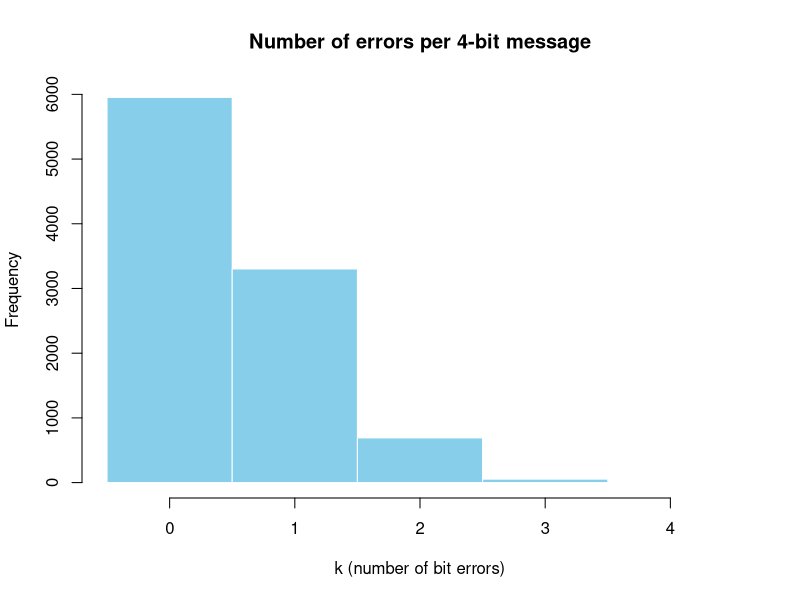
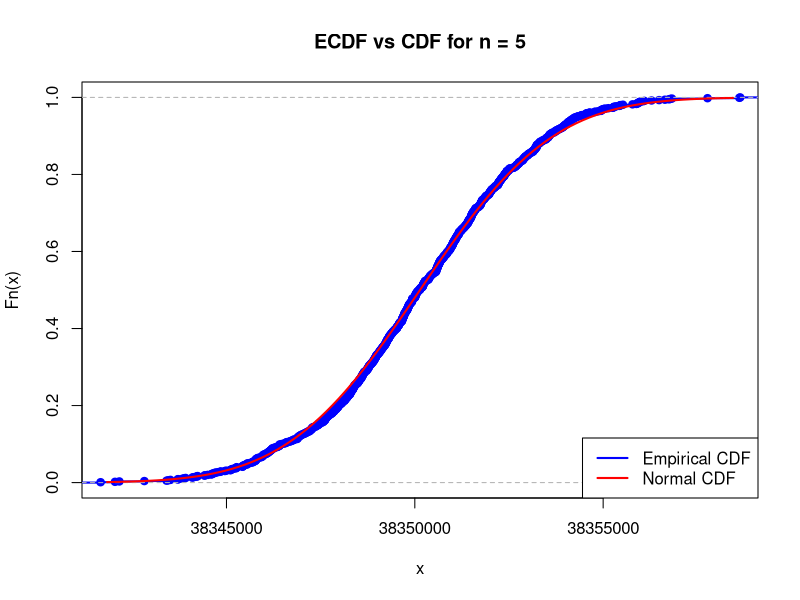
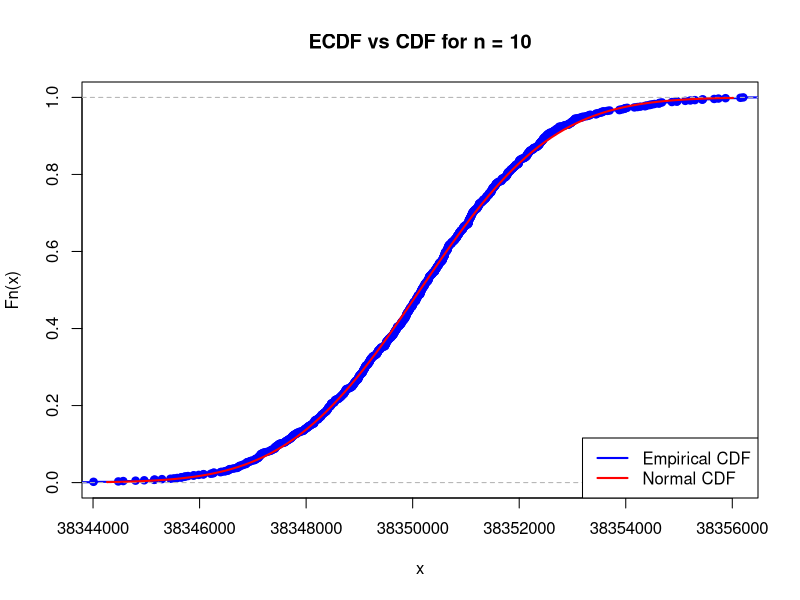
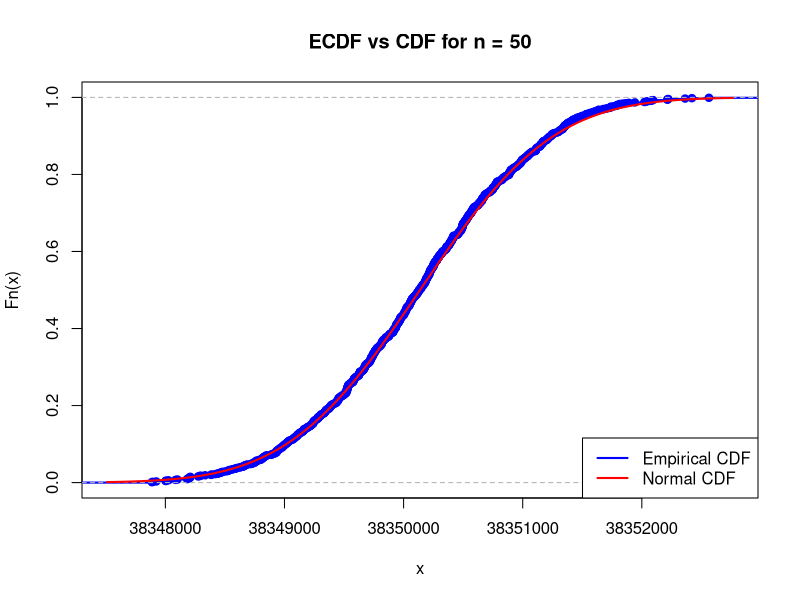
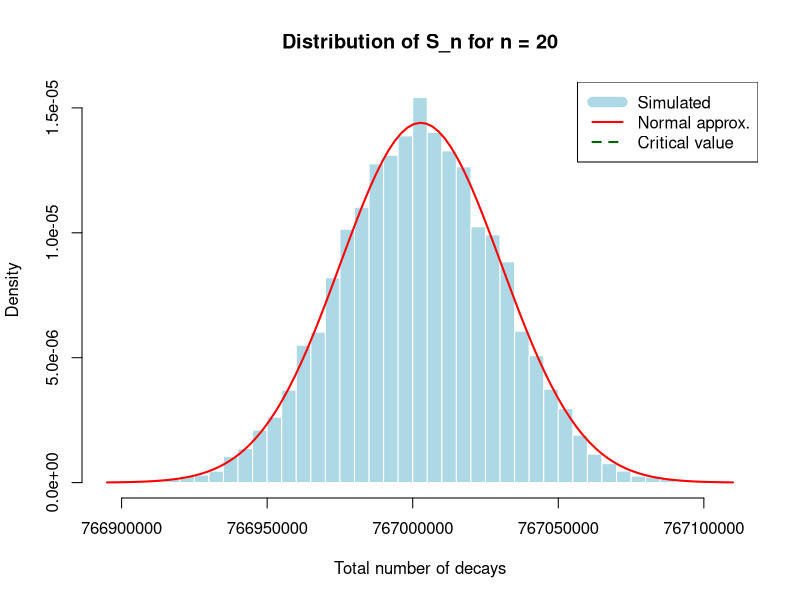

The R script that drew these images, in order: (Note: this script raises an error after producing the figures.)
## ---- chunk 1
set.seed(12)
## ---- chunk 2
# your team id number 
                          ###
id <- 12                  ### Change to the correct id!
                          ###
set.seed(id)
p <- id/100
# matrices G and H
G <- matrix(c(1, 1, 1, 0, 0, 0, 0,
		1, 0, 0, 1, 1, 0, 0,
		0, 1, 0, 1, 0, 1, 0,
		1, 1, 0, 1, 0, 0, 1), nrow = 4, byrow = TRUE)
H <- t(matrix(c(1, 0, 1, 0, 1, 0, 1,
		0, 1, 1, 0, 0, 1, 1,
		0, 0, 0, 1, 1, 1, 1), nrow = 3, byrow = TRUE))
# cat("The matrix G is: \n") 
#G  
#cat("The matrix H is: \n") 
#H
#cat("The product GH must be zero: \n")
#(G%*%H) %%2
## ---- chunk 3
# generate N messages

message_generator <- function(N) {
  matrix(sample(c(0,1), 4*N, replace = TRUE), nrow = N)
}  
messages <- message_generator(100)
codewords <- (messages %*% G) %% 2

encode <- function(messages) {
  (messages %*% G) %% 2
}

add_noise <- function(codewords, p) {
  E <- matrix(rbinom(length(codewords), size=1, prob=p), nrow = nrow(codewords))
  (codewords + E) %% 2 
} 

syndrome_vec <- function(r_row) {
  as.integer((r_row %*% H) %% 2)
} 

correct_errored <- function(r_row) {
  z <- syndrome_vec(r_row)
  pos <- z[1] + 2*z[2] + 4*z[3]
  if (pos > 0)
    r_row[pos] <- (r_row[pos] + 1) %% 2
  r_row
}


decode_message <- function(r_star) {
  c(r_star[3], r_star[5], r_star[6], r_star[7])
}
## ---- chunk 4
simulate_hamming <- function(N, p) {
  messages  <- message_generator(N)
  codewords <- encode(messages)
  received  <- add_noise(codewords, p)
  corrected <- t(apply(received, 1, correct_errored))
  decoded   <- t(apply(corrected, 1, decode_message))
  
  success <- apply(decoded == messages, 1, all)
  rate <- mean(success)
  
  cat("estimated p =", rate, "\n")
  
  list(
    rate = rate,
    success = success,
    messages = messages,
    codewords = codewords,
    received = received,
    corrected = corrected,
    decoded = decoded
  )
}

N <- 10000
sim <- simulate_hamming(N, p)
p_hat <- sim$rate
p_hat

## ---- chunk 5

standard_error <- sqrt(p_hat*(1-p_hat)/N)
z <- qnorm(0.975)
epsilon <- z*standard_error

interval <- c(lower= p_hat - epsilon, upper= p_hat + epsilon)
interval

## ---- chunk 6
eps <- 0.03
cat(p_hat)

N_worst <- ceiling((z^2)*0.25/(eps^2))
N_worst

## ---- chunk 7
K <- rbinom(N, size = 4, prob = p)

hist(K,
     breaks = seq(-0.5, 4.5, by = 1),
     col = "skyblue", border = "white",
     main = "Number of errors per 4-bit message",
     xlab = "k (number of bit errors)",
     ylab = "Frequency")
## ---- chunk 8
# Physical constants and parameters for Cesium-137
# Half-life period in years
T_years <- 30.1
# Convert to seconds
T_seconds <- T_years * 365.25 * 24 * 3600
# Atomic mass of Cesium-137 (g/mol)
M <- 137
# Avogadro constant (atoms/mol)
N_A <- 6e23
# Mass of each sample in grams (id * 10^-6 g)
m <- id * 1e-6

# Calculate activity lambda: probability that one nucleus decays in one second
lambda <- log(2) / T_seconds

# Calculate number of atoms in one sample
N_atoms <- (m / M) * N_A

# Calculate Poisson parameter μ for one sample
mu <- N_atoms * lambda

cat("Poisson parameter μ for one sample:", mu, "\n")
cat("This represents the expected number of decays per second in one sample.\n")
## ---- chunk 9
# Number of simulations
K <- 1e3
# Sample size
n <- 5

# Simulate K sample means, each computed from n Poisson observations
sample_means_5 <- colMeans(matrix(rpois(n*K, lambda = mu), nrow=n))

# According to CLT, sample mean ~ N(mu, mu/n)
# Mean of the normal approximation
mu_normal_5 <- mu
# Standard deviation of the normal approximation
sigma_normal_5 <- sqrt(mu/n)

# Plot ecdf vs cdf
xlims_5 <- c(mu_normal_5 - 3*sigma_normal_5, mu_normal_5 + 3*sigma_normal_5)
Fs_5 <- ecdf(sample_means_5)

plot(Fs_5, 
     xlim = xlims_5, 
     ylim = c(0,1),
     col = "blue",
     lwd = 2,
     main = paste("ECDF vs CDF for n =", n))
curve(pnorm(x, mean = mu_normal_5, sd = sigma_normal_5), 
      col = "red", lwd = 2, add = TRUE)
legend("bottomright", 
       legend = c("Empirical CDF", "Normal CDF"), 
       col = c("blue", "red"), 
       lwd = 2)

# Calculate maximal difference (Kolmogorov-Smirnov statistic)
# https://en.wikipedia.org/wiki/Kolmogorov%E2%80%93Smirnov_test
x_vals_5 <- sort(sample_means_5)
empirical_cdf_5 <- Fs_5(x_vals_5)
theoretical_cdf_5 <- pnorm(x_vals_5, mean = mu_normal_5, sd = sigma_normal_5)
max_diff_5 <- max(abs(empirical_cdf_5 - theoretical_cdf_5))

cat("For n =", n, ":\n")
cat("  Theoretical mean μ =", mu_normal_5, "\n")
cat("  Theoretical standard deviation σ =", sigma_normal_5, "\n")
cat("  Sample mean of sample means =", mean(sample_means_5), "\n")
cat("  Sample std dev of sample means =", sd(sample_means_5), "\n")
cat("  Maximum difference between ECDFs =", max_diff_5, "\n\n")
## ---- chunk 10
# Sample size
n <- 10

# Simulate K sample means
sample_means_10 <- colMeans(matrix(rpois(n*K, lambda = mu), nrow=n))

# Normal approximation parameters
mu_normal_10 <- mu
sigma_normal_10 <- sqrt(mu/n)

# Plot ecdf vs cdf
xlims_10 <- c(mu_normal_10 - 3*sigma_normal_10, mu_normal_10 + 3*sigma_normal_10)
Fs_10 <- ecdf(sample_means_10)

plot(Fs_10, 
     xlim = xlims_10, 
     ylim = c(0,1),
     col = "blue",
     lwd = 2,
     main = paste("ECDF vs CDF for n =", n))
curve(pnorm(x, mean = mu_normal_10, sd = sigma_normal_10), 
      col = "red", lwd = 2, add = TRUE)
legend("bottomright", 
       legend = c("Empirical CDF", "Normal CDF"), 
       col = c("blue", "red"), 
       lwd = 2)

# Calculate maximal difference
x_vals_10 <- sort(sample_means_10)
empirical_cdf_10 <- Fs_10(x_vals_10)
theoretical_cdf_10 <- pnorm(x_vals_10, mean = mu_normal_10, sd = sigma_normal_10)
max_diff_10 <- max(abs(empirical_cdf_10 - theoretical_cdf_10))

cat("For n =", n, ":\n")
cat("  Theoretical mean μ =", mu_normal_10, "\n")
cat("  Theoretical standard deviation σ =", sigma_normal_10, "\n")
cat("  Sample mean of sample means =", mean(sample_means_10), "\n")
cat("  Sample std dev of sample means =", sd(sample_means_10), "\n")
cat("  Maximum difference between ECDFs =", max_diff_10, "\n\n")
## ---- chunk 11
# Sample size
n <- 50

# Simulate K sample means
sample_means_50 <- colMeans(matrix(rpois(n*K, lambda = mu), nrow=n))

# Normal approximation parameters
mu_normal_50 <- mu
sigma_normal_50 <- sqrt(mu/n)

# Plot ecdf vs cdf
xlims_50 <- c(mu_normal_50 - 3*sigma_normal_50, mu_normal_50 + 3*sigma_normal_50)
Fs_50 <- ecdf(sample_means_50)

plot(Fs_50, 
     xlim = xlims_50, 
     ylim = c(0,1),
     col = "blue",
     lwd = 2,
     main = paste("ECDF vs CDF for n =", n))
curve(pnorm(x, mean = mu_normal_50, sd = sigma_normal_50), 
      col = "red", lwd = 2, add = TRUE)
legend("bottomright", 
       legend = c("Empirical CDF", "Normal CDF"), 
       col = c("blue", "red"), 
       lwd = 2)

# Calculate maximal difference
x_vals_50 <- sort(sample_means_50)
empirical_cdf_50 <- Fs_50(x_vals_50)
theoretical_cdf_50 <- pnorm(x_vals_50, mean = mu_normal_50, sd = sigma_normal_50)
max_diff_50 <- max(abs(empirical_cdf_50 - theoretical_cdf_50))

cat("For n =", n, ":\n")
cat("  Theoretical mean μ =", mu_normal_50, "\n")
cat("  Theoretical standard deviation σ =", sigma_normal_50, "\n")
cat("  Sample mean of sample means =", mean(sample_means_50), "\n")
cat("  Sample std dev of sample means =", sd(sample_means_50), "\n")
cat("  Maximum difference between ECDFs =", max_diff_50, "\n\n")
## ---- chunk 12
# Summary comparison
cat("Summary of CLT convergence:\n")
cat("n = 5:  Max difference =", max_diff_5, "\n")
cat("n = 10: Max difference =", max_diff_10, "\n")
cat("n = 50: Max difference =", max_diff_50, "\n\n")
cat("As n increases, the maximum difference decreases, confirming the CLT.\n")
cat("The empirical distribution converges to the theoretical normal distribution.\n")
## ---- chunk 13
# Critical threshold for total decays
critical_value <- 8e8

# Method 1: Markov Inequality
# P(S_n >= c) <= E[S_n] / c
# P(S_n < c) >= 1 - E[S_n] / c
# We need: 1 - n*mu / c >= 0.95
# => n*mu / c <= 0.05
# => n <= 0.05 * c / mu

n_markov <- floor(0.05 * critical_value / mu)
cat("Markov Inequality bound: n <=", n_markov, "\n")

# Method 2: Chernoff Bound
# For Poisson(lambda), MGF: M(t) = exp(lambda(e^t - 1))
# P(S_n >= c) <= exp(-t*c) * E[exp(t*S_n)] = exp(-t*c + n*mu*(e^t - 1))
# Minimize over t > 0
# Optimal t: c = n*mu*e^t => t = log(c/(n*mu))
# For given n, bound is: exp(n*mu - c + c*log(c/(n*mu)))
# We need this <= 0.05, solve numerically

# Try different values of n to find the bound
chernoff_bound <- function(n, mu, c) {
  # Bound is >= 1, not useful
  if (n * mu >= c) return(1)
  exp(n * mu - c + c * log(c / (n * mu)))
}

# Binary search for maximum n
n_low <- 1
n_high <- n_markov * 10
while (n_high - n_low > 1) {
  n_mid <- floor((n_low + n_high) / 2)
  if (chernoff_bound(n_mid, mu, critical_value) <= 0.05) {
    n_low <- n_mid
  } else {
    n_high <- n_mid
  }
}
n_chernoff <- n_low
cat("Chernoff Bound: n <=", n_chernoff, "\n")

# Method 3: Central Limit Theorem
# S_n ~ N(n*mu, n*mu) approximately
# P(S_n < c) = P((S_n - n*mu)/sqrt(n*mu) < (c - n*mu)/sqrt(n*mu))
# Using standard normal: P(Z < z) = 0.95 => z ≈ 1.645
# (c - n*mu)/sqrt(n*mu) = 1.645
# c - n*mu = 1.645 * sqrt(n*mu)
# Let x = sqrt(n*mu), then: c - x^2 = 1.645*x
# x^2 + 1.645*x - c = 0
# x = (-1.645 + sqrt(1.645^2 + 4*c)) / 2
# n = x^2 / mu

z_95 <- qnorm(0.95)
discriminant <- z_95^2 + 4 * critical_value
x_solution <- (-z_95 + sqrt(discriminant)) / 2
n_clt <- floor(x_solution^2 / mu)
cat("CLT bound: n <=", n_clt, "\n\n")

# Compare the three methods
cat("Comparison of theoretical bounds:\n")
cat("  Markov:   n <=", n_markov, "(most conservative)\n")
cat("  Chernoff: n <=", n_chernoff, "\n")
cat("  CLT:      n <=", n_clt, "(least conservative)\n\n")
## ---- chunk 14
# Use the CLT prediction as it's typically the most accurate
n_predicted <- n_clt
# Number of simulations for verification
K_sim <- 1e4

cat("Verifying with n =", n_predicted, "samples\n")
cat("Simulating", K_sim, "realizations...\n\n")

# Simulate K_sim realizations of the sum S_n
sums_sample <- replicate(K_sim, sum(rpois(n_predicted, lambda = mu)))

# Calculate empirical probability
empirical_prob <- mean(sums_sample < critical_value)

cat("Results of simulation:\n")
cat("  Expected value E[S_n] = n*μ =", n_predicted * mu, "\n")
cat("  Sample mean of sums =", mean(sums_sample), "\n")
cat("  Sample std dev of sums =", sd(sums_sample), "\n")
cat("  Theoretical std dev =", sqrt(n_predicted * mu), "\n\n")

cat("  Critical value:", critical_value, "\n")
cat("  Empirical probability P(S_n <", critical_value, ") =", empirical_prob, "\n")
cat("  Desired probability: 0.95\n\n")

if (empirical_prob >= 0.95) {
  cat("SUCCESS: The empirical probability", empirical_prob, 
      "is at or above the desired 0.95 level.\n")
  cat("The laboratory can safely store up to", n_predicted, "samples.\n")
} else {
  cat("WARNING: The empirical probability", empirical_prob, 
      "is below the desired 0.95 level.\n")
  cat("Consider using a more conservative bound (n =", n_chernoff, ").\n")
}

# Histogram of the sums
hist(sums_sample, 
     breaks = 50, 
     probability = TRUE,
     main = paste("Distribution of S_n for n =", n_predicted),
     xlab = "Total number of decays",
     col = "lightblue",
     border = "white")

# Add normal approximation curve
curve(dnorm(x, mean = n_predicted * mu, sd = sqrt(n_predicted * mu)), 
      col = "red", lwd = 2, add = TRUE)

# Add vertical line at critical value
abline(v = critical_value, col = "darkgreen", lwd = 2, lty = 2)
legend("topright", 
       legend = c("Simulated", "Normal approx.", "Critical value"), 
       col = c("lightblue", "red", "darkgreen"), 
       lwd = c(10, 2, 2),
       lty = c(1, 1, 2))
## ---- chunk 15
teamid <- 12
v <- teamid + 10
nu1 <- 1/v  #µ = 1/lambda
sigma_squared <- 1/(v^2)
K <- 10000

for (n in c(5,10,50)){

  sample_means <- colMeans(matrix(rexp(n*K, rate = v), nrow=n)) #generate vctor of samples
  Fs <- ecdf(sample_means) #emprirical ecdf from sample
  
  mu <- nu1       # expectation of sample mean is just µ
  sigma <- sqrt(sigma_squared) / sqrt(n)   # sd
  
  cat("Parameters of the standard normal approximation", mu, sigma, "\n")
  
  Fs <- ecdf(sample_means)
  plot(Fs, 
       xlim = xlims, 
       col = "pink",
       lwd = 2,
       main = "Comparison of ecdf and cdf")
  curve(pnorm(x, mean = mu, sd = sigma), col = "green", add = TRUE)
  
  # take a grid of 200 points tj within 3σ of µ
  t_lims <- c(mu - 3 * sigma,mu + 3 * sigma )
  
  t_points <- seq(t_lims[1], t_lims[2], length.out = 200)
  #count values of Fs_t, Fz_t 
  Fs_t <- Fs(t_points)
  Fz_t <- pnorm(t_points, mean = mu, sd = sigma)
  
  max_difference <- max(abs(Fs_t - Fz_t))
  
  cat("Max difference", max_difference, "\n")
  cat("We can see that with larger n (5,10,50) we have better approximation, max diference is less with each iteration,and graffics are almost overlap\n")
}
## ---- chunk 16
#Part 2

#(a) express the event of interest in terms of the r.v. S := X1 + · · · + X100;

# We need to find P(S>60) ≥ 0.95
# Because if S is greater then 60 the 100's click happened after 1 minute. So , during one minute ≤ 99 clicks happened 
# Each Xk has exponential distribution with rate v, and v = N * v1(rate for distribution when   N=1) = 22N


#(b) obtain the theoretical bounds on Central Limit Theorem

lambda <- 22 * N
mu <- 1/lambda      # is equal to expectation of Xk
sd_Xk <- 1/lambda  # because standart deviation is square root from variance

# we will use standartized sum and formula Zn = (S - mu*n) / sd_Xk * √n
# mu is 1/lambda and sigma is standart deviation, also 1/lambda and √n is equal to √100 = 10
## ---- chunk 17
        mu <- 12 # team id
        sigma <- 31 # 2 * team id number + 7
        sd = sqrt(sigma)
        N <- 100


        x = rnorm(N, mean = mu, sd = sd) # Simulate realization for X
        y = 1/x # realization for Y

        mean_x <- mean(x)  # X̄
        mean_y <- mean(y)  # Ȳ
        inverted_mean_x <- 1 / mean_x

        #show results
        print("Sample mean X̄ " )
        print(mean_x)

        print("Inverted mean 1/X")
        print(inverted_mean_x)

        print("Sample mean Ȳ = mean(1/X)")
        print(mean_y)

        print("Difference between inverted mean [1/X̄] and  sample mean Ȳ [mean(1/X)] ")

        print(abs(inverted_mean_x - mean_y))

        print("We can see that difference is not equal to zero, so the equality 1/X̄ = [mean(1/X)] is not true")

## ---- chunk 18
        lambda <- 2
        n <- 100

        #generate a cdf for X and Y and set Z
        X <- rexp(n, rate = 2)
        Y <- rexp(n, rate = 2)
        Z = log(X) + 5  # Z is dependent on X

        # Q-Q plot for X and Y
        qqplot(X, Y, main = "Q-Q plot for X and Y",
            xlab = "X quantiles",
            ylab = "Y quantiles",
            col = "pink")
        abline(0, 1, col = "blue")

        # scatterplot for X and Y
        plot(X, Y, main = "scatterplot for X and Y",
            xlab = "X",
            ylab = "Y",
            col = "pink")

        # Q-Q plot for X and Z
        qqplot(X, Z, main = "Q-Q Plot for X and Z",
            xlab = "X quantiles",
            ylab = "Z quantiles",
            col = "purple")
        abline(0, 1, col = "blue")
        
        # scatterplot for X and Z
        plot(X, Z, main  = "scatterplot for X and Z",
            xlab = "X",
            ylab = "Z",
            col = "purple")

        cat("Summary:

        For X and Y in Q-Q plot :
        
        X and Y have same distribution ~ exp(2), so the quantiles coincide
        that form a plot where points overlap,
        and align along the line y = x
        
        For X and Y in scatterplot :
        
        It looks like graph with random points
        because there is no functional relationship between X and Y

        For X and Z in Q-Q plot :
        
        X has an exponential distribution when Z not
        
        For X and Y in scatterplot :
        
        We can saw that they are dependent and as result 
        points form a logarithmic curve
        
    Which pair of r.v.'s is dependent and which one is similar?
        
        X and Z are dependent and X and Y - similar")
## ---- chunk 19
        # Expected value if Binomial r.v. = n*p
        # Variance of Binomial r.v. = n*p*(1-p)
        n <- 3
        p <- 1/2
        expected_value_X <- n*p
        variance_X <- n*p*(1-p)
        N <- 100  # amoumt of values for simulation


        sample_for_simulation_X <- rbinom(N, size = n, prob = p) #generate sample for X 

        sample_mean_X <- mean(sample_for_simulation_X)

        squared_deviations_X <- (sample_for_simulation_X - sample_mean_X)^2
        sample_variance_X <- sum(squared_deviations_X) / (N- 1)


        cat("Results:
            Expected value of X",expected_value_X,
            "Variance of X" , variance_X,
        
            "Sample mean of X", sample_mean_X,
            "Sample variance of X", sample_variance_X)
## ---- chunk 20
        #Y = 0.5 *X - 1
        # to calculate expected value of Y we apply linearity of expectation
        # E(Y) = E(0.5*X - 1) =  E(0.5*X) - E(1) = 0.5 * E(X) - 1

        expected_value_Y <- (0.5 * expected_value_X) - 1

        # and to calculate variance of Y we also apply its properties
        # Var(0.5*X - 1) = Var(0.5*X) = 0.5^2*Var(X) = 0.25*Var(X)

        variance_Y <- 0.25 * variance_X

        #generate sample for Y
        sample_for_simulation_Y = 0.5 * sample_for_simulation_X -1
        sample_mean_Y <- mean(sample_for_simulation_Y)

        squared_deviations_Y <- (sample_for_simulation_Y - sample_mean_Y)^2
        sample_variance_Y <- sum(squared_deviations_Y) / (N- 1)

        cat("Results:
            Expected value of Y",expected_value_Y,
            "Variance of Y" , variance_Y,
        
            "Sample mean of Y", sample_mean_Y,
            "Sample variance of Y", sample_variance_Y)
